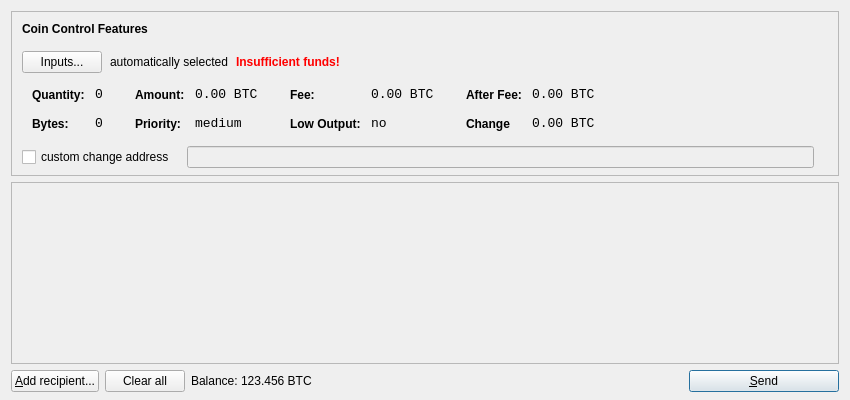
<?xml version="1.0" encoding="UTF-8"?>
<ui version="4.0">
 <class>SendCoinsDialog</class>
 <widget class="QDialog" name="SendCoinsDialog">
  <property name="geometry">
   <rect>
    <x>0</x>
    <y>0</y>
    <width>850</width>
    <height>400</height>
   </rect>
  </property>
  <property name="windowTitle">
   <string>Send Coins</string>
  </property>
  <layout class="QVBoxLayout" name="verticalLayout" stretch="0,1,0">
   <property name="bottomMargin">
    <number>8</number>
   </property>
   <item>
    <widget class="QFrame" name="frameCoinControl">
     <property name="sizePolicy">
      <sizepolicy hsizetype="Expanding" vsizetype="Expanding">
       <horstretch>0</horstretch>
       <verstretch>0</verstretch>
      </sizepolicy>
     </property>
     <property name="maximumSize">
      <size>
       <width>16777215</width>
       <height>16777215</height>
      </size>
     </property>
     <property name="frameShape">
      <enum>QFrame::StyledPanel</enum>
     </property>
     <property name="frameShadow">
      <enum>QFrame::Sunken</enum>
     </property>
     <layout class="QVBoxLayout" name="verticalLayoutCoinControl2">
      <property name="spacing">
       <number>-1</number>
      </property>
      <property name="leftMargin">
       <number>0</number>
      </property>
      <property name="topMargin">
       <number>0</number>
      </property>
      <property name="rightMargin">
       <number>0</number>
      </property>
      <property name="bottomMargin">
       <number>6</number>
      </property>
      <item>
       <layout class="QVBoxLayout" name="verticalLayoutCoinControl" stretch="0,0,0,0,1">
        <property name="spacing">
         <number>0</number>
        </property>
        <property name="leftMargin">
         <number>10</number>
        </property>
        <property name="topMargin">
         <number>10</number>
        </property>
        <item>
         <layout class="QHBoxLayout" name="horizontalLayoutCoinControl1">
          <property name="bottomMargin">
           <number>15</number>
          </property>
          <item>
           <widget class="QLabel" name="labelCoinControlFeatures">
            <property name="sizePolicy">
             <sizepolicy hsizetype="Preferred" vsizetype="Maximum">
              <horstretch>0</horstretch>
              <verstretch>0</verstretch>
             </sizepolicy>
            </property>
            <property name="font">
             <font>
              <weight>75</weight>
              <bold>true</bold>
             </font>
            </property>
            <property name="styleSheet">
             <string notr="true">font-weight:bold;</string>
            </property>
            <property name="text">
             <string>Coin Control Features</string>
            </property>
           </widget>
          </item>
         </layout>
        </item>
        <item>
         <layout class="QHBoxLayout" name="horizontalLayoutCoinControl2" stretch="0,0,0,0">
          <property name="spacing">
           <number>8</number>
          </property>
          <property name="bottomMargin">
           <number>10</number>
          </property>
          <item>
           <widget class="QPushButton" name="pushButtonCoinControl">
            <property name="styleSheet">
             <string notr="true"/>
            </property>
            <property name="text">
             <string>Inputs...</string>
            </property>
           </widget>
          </item>
          <item>
           <widget class="QLabel" name="labelCoinControlAutomaticallySelected">
            <property name="text">
             <string>automatically selected</string>
            </property>
            <property name="margin">
             <number>5</number>
            </property>
           </widget>
          </item>
          <item>
           <widget class="QLabel" name="labelCoinControlInsuffFunds">
            <property name="font">
             <font>
              <weight>75</weight>
              <bold>true</bold>
             </font>
            </property>
            <property name="styleSheet">
             <string notr="true">color:red;font-weight:bold;</string>
            </property>
            <property name="text">
             <string>Insufficient funds!</string>
            </property>
            <property name="margin">
             <number>5</number>
            </property>
           </widget>
          </item>
          <item>
           <spacer name="horizontalSpacerCoinControl">
            <property name="orientation">
             <enum>Qt::Horizontal</enum>
            </property>
            <property name="sizeHint" stdset="0">
             <size>
              <width>40</width>
              <height>1</height>
             </size>
            </property>
           </spacer>
          </item>
         </layout>
        </item>
        <item>
         <widget class="QWidget" name="widgetCoinControl" native="true">
          <property name="sizePolicy">
           <sizepolicy hsizetype="Preferred" vsizetype="Preferred">
            <horstretch>0</horstretch>
            <verstretch>0</verstretch>
           </sizepolicy>
          </property>
          <property name="minimumSize">
           <size>
            <width>0</width>
            <height>0</height>
           </size>
          </property>
          <property name="styleSheet">
           <string notr="true"/>
          </property>
          <layout class="QHBoxLayout" name="horizontalLayoutCoinControl5">
           <property name="margin">
            <number>0</number>
           </property>
           <item>
            <layout class="QHBoxLayout" name="horizontalLayoutCoinControl3" stretch="0,0,0,1">
             <property name="spacing">
              <number>20</number>
             </property>
             <property name="topMargin">
              <number>0</number>
             </property>
             <property name="bottomMargin">
              <number>10</number>
             </property>
             <item>
              <layout class="QFormLayout" name="formLayoutCoinControl1">
               <property name="horizontalSpacing">
                <number>10</number>
               </property>
               <property name="verticalSpacing">
                <number>14</number>
               </property>
               <property name="leftMargin">
                <number>10</number>
               </property>
               <property name="topMargin">
                <number>4</number>
               </property>
               <property name="rightMargin">
                <number>6</number>
               </property>
               <item row="0" column="0">
                <widget class="QLabel" name="labelCoinControlQuantityText">
                 <property name="styleSheet">
                  <string notr="true">font-weight:bold;</string>
                 </property>
                 <property name="text">
                  <string>Quantity:</string>
                 </property>
                 <property name="margin">
                  <number>0</number>
                 </property>
                </widget>
               </item>
               <item row="0" column="1">
                <widget class="QLabel" name="labelCoinControlQuantity">
                 <property name="font">
                  <font>
                   <family>Monospace</family>
                   <pointsize>10</pointsize>
                  </font>
                 </property>
                 <property name="cursor">
                  <cursorShape>IBeamCursor</cursorShape>
                 </property>
                 <property name="contextMenuPolicy">
                  <enum>Qt::ActionsContextMenu</enum>
                 </property>
                 <property name="text">
                  <string>0</string>
                 </property>
                 <property name="margin">
                  <number>0</number>
                 </property>
                 <property name="textInteractionFlags">
                  <set>Qt::LinksAccessibleByMouse|Qt::TextSelectableByKeyboard|Qt::TextSelectableByMouse</set>
                 </property>
                </widget>
               </item>
               <item row="1" column="0">
                <widget class="QLabel" name="labelCoinControlBytesText">
                 <property name="styleSheet">
                  <string notr="true">font-weight:bold;</string>
                 </property>
                 <property name="text">
                  <string>Bytes:</string>
                 </property>
                </widget>
               </item>
               <item row="1" column="1">
                <widget class="QLabel" name="labelCoinControlBytes">
                 <property name="font">
                  <font>
                   <family>Monospace</family>
                   <pointsize>10</pointsize>
                  </font>
                 </property>
                 <property name="cursor">
                  <cursorShape>IBeamCursor</cursorShape>
                 </property>
                 <property name="contextMenuPolicy">
                  <enum>Qt::ActionsContextMenu</enum>
                 </property>
                 <property name="text">
                  <string>0</string>
                 </property>
                 <property name="textInteractionFlags">
                  <set>Qt::LinksAccessibleByMouse|Qt::TextSelectableByKeyboard|Qt::TextSelectableByMouse</set>
                 </property>
                </widget>
               </item>
              </layout>
             </item>
             <item>
              <layout class="QFormLayout" name="formLayoutCoinControl2">
               <property name="horizontalSpacing">
                <number>10</number>
               </property>
               <property name="verticalSpacing">
                <number>14</number>
               </property>
               <property name="leftMargin">
                <number>6</number>
               </property>
               <property name="topMargin">
                <number>4</number>
               </property>
               <property name="rightMargin">
                <number>6</number>
               </property>
               <item row="0" column="0">
                <widget class="QLabel" name="labelCoinControlAmountText">
                 <property name="styleSheet">
                  <string notr="true">font-weight:bold;</string>
                 </property>
                 <property name="text">
                  <string>Amount:</string>
                 </property>
                 <property name="margin">
                  <number>0</number>
                 </property>
                </widget>
               </item>
               <item row="0" column="1">
                <widget class="QLabel" name="labelCoinControlAmount">
                 <property name="font">
                  <font>
                   <family>Monospace</family>
                   <pointsize>10</pointsize>
                  </font>
                 </property>
                 <property name="cursor">
                  <cursorShape>IBeamCursor</cursorShape>
                 </property>
                 <property name="contextMenuPolicy">
                  <enum>Qt::ActionsContextMenu</enum>
                 </property>
                 <property name="text">
                  <string>0.00 BTC</string>
                 </property>
                 <property name="textInteractionFlags">
                  <set>Qt::LinksAccessibleByMouse|Qt::TextSelectableByKeyboard|Qt::TextSelectableByMouse</set>
                 </property>
                </widget>
               </item>
               <item row="1" column="0">
                <widget class="QLabel" name="labelCoinControlPriorityText">
                 <property name="styleSheet">
                  <string notr="true">font-weight:bold;</string>
                 </property>
                 <property name="text">
                  <string>Priority:</string>
                 </property>
                </widget>
               </item>
               <item row="1" column="1">
                <widget class="QLabel" name="labelCoinControlPriority">
                 <property name="font">
                  <font>
                   <family>Monospace</family>
                   <pointsize>10</pointsize>
                  </font>
                 </property>
                 <property name="cursor">
                  <cursorShape>IBeamCursor</cursorShape>
                 </property>
                 <property name="contextMenuPolicy">
                  <enum>Qt::ActionsContextMenu</enum>
                 </property>
                 <property name="text">
                  <string>medium</string>
                 </property>
                 <property name="textInteractionFlags">
                  <set>Qt::LinksAccessibleByMouse|Qt::TextSelectableByKeyboard|Qt::TextSelectableByMouse</set>
                 </property>
                </widget>
               </item>
              </layout>
             </item>
             <item>
              <layout class="QFormLayout" name="formLayoutCoinControl3">
               <property name="horizontalSpacing">
                <number>10</number>
               </property>
               <property name="verticalSpacing">
                <number>14</number>
               </property>
               <property name="leftMargin">
                <number>6</number>
               </property>
               <property name="topMargin">
                <number>4</number>
               </property>
               <property name="rightMargin">
                <number>6</number>
               </property>
               <item row="0" column="0">
                <widget class="QLabel" name="labelCoinControlFeeText">
                 <property name="styleSheet">
                  <string notr="true">font-weight:bold;</string>
                 </property>
                 <property name="text">
                  <string>Fee:</string>
                 </property>
                 <property name="margin">
                  <number>0</number>
                 </property>
                </widget>
               </item>
               <item row="0" column="1">
                <widget class="QLabel" name="labelCoinControlFee">
                 <property name="font">
                  <font>
                   <family>Monospace</family>
                   <pointsize>10</pointsize>
                  </font>
                 </property>
                 <property name="cursor">
                  <cursorShape>IBeamCursor</cursorShape>
                 </property>
                 <property name="contextMenuPolicy">
                  <enum>Qt::ActionsContextMenu</enum>
                 </property>
                 <property name="text">
                  <string>0.00 BTC</string>
                 </property>
                 <property name="textInteractionFlags">
                  <set>Qt::LinksAccessibleByMouse|Qt::TextSelectableByKeyboard|Qt::TextSelectableByMouse</set>
                 </property>
                </widget>
               </item>
               <item row="1" column="0">
                <widget class="QLabel" name="labelCoinControlLowOutputText">
                 <property name="styleSheet">
                  <string notr="true">font-weight:bold;</string>
                 </property>
                 <property name="text">
                  <string>Low Output:</string>
                 </property>
                </widget>
               </item>
               <item row="1" column="1">
                <widget class="QLabel" name="labelCoinControlLowOutput">
                 <property name="font">
                  <font>
                   <family>Monospace</family>
                   <pointsize>10</pointsize>
                  </font>
                 </property>
                 <property name="cursor">
                  <cursorShape>IBeamCursor</cursorShape>
                 </property>
                 <property name="contextMenuPolicy">
                  <enum>Qt::ActionsContextMenu</enum>
                 </property>
                 <property name="text">
                  <string>no</string>
                 </property>
                 <property name="textInteractionFlags">
                  <set>Qt::LinksAccessibleByMouse|Qt::TextSelectableByKeyboard|Qt::TextSelectableByMouse</set>
                 </property>
                </widget>
               </item>
              </layout>
             </item>
             <item>
              <layout class="QFormLayout" name="formLayoutCoinControl4">
               <property name="horizontalSpacing">
                <number>10</number>
               </property>
               <property name="verticalSpacing">
                <number>14</number>
               </property>
               <property name="leftMargin">
                <number>6</number>
               </property>
               <property name="topMargin">
                <number>4</number>
               </property>
               <property name="rightMargin">
                <number>6</number>
               </property>
               <item row="0" column="0">
                <widget class="QLabel" name="labelCoinControlAfterFeeText">
                 <property name="styleSheet">
                  <string notr="true">font-weight:bold;</string>
                 </property>
                 <property name="text">
                  <string>After Fee:</string>
                 </property>
                 <property name="margin">
                  <number>0</number>
                 </property>
                </widget>
               </item>
               <item row="0" column="1">
                <widget class="QLabel" name="labelCoinControlAfterFee">
                 <property name="font">
                  <font>
                   <family>Monospace</family>
                   <pointsize>10</pointsize>
                  </font>
                 </property>
                 <property name="cursor">
                  <cursorShape>IBeamCursor</cursorShape>
                 </property>
                 <property name="contextMenuPolicy">
                  <enum>Qt::ActionsContextMenu</enum>
                 </property>
                 <property name="text">
                  <string>0.00 BTC</string>
                 </property>
                 <property name="textInteractionFlags">
                  <set>Qt::LinksAccessibleByMouse|Qt::TextSelectableByKeyboard|Qt::TextSelectableByMouse</set>
                 </property>
                </widget>
               </item>
               <item row="1" column="0">
                <widget class="QLabel" name="labelCoinControlChangeText">
                 <property name="styleSheet">
                  <string notr="true">font-weight:bold;</string>
                 </property>
                 <property name="text">
                  <string>Change</string>
                 </property>
                </widget>
               </item>
               <item row="1" column="1">
                <widget class="QLabel" name="labelCoinControlChange">
                 <property name="font">
                  <font>
                   <family>Monospace</family>
                   <pointsize>10</pointsize>
                  </font>
                 </property>
                 <property name="cursor">
                  <cursorShape>IBeamCursor</cursorShape>
                 </property>
                 <property name="contextMenuPolicy">
                  <enum>Qt::ActionsContextMenu</enum>
                 </property>
                 <property name="text">
                  <string>0.00 BTC</string>
                 </property>
                 <property name="textInteractionFlags">
                  <set>Qt::LinksAccessibleByMouse|Qt::TextSelectableByKeyboard|Qt::TextSelectableByMouse</set>
                 </property>
                </widget>
               </item>
              </layout>
             </item>
            </layout>
           </item>
          </layout>
         </widget>
        </item>
        <item>
         <layout class="QHBoxLayout" name="horizontalLayoutCoinControl4" stretch="0,0,0">
          <property name="spacing">
           <number>12</number>
          </property>
          <property name="sizeConstraint">
           <enum>QLayout::SetDefaultConstraint</enum>
          </property>
          <property name="topMargin">
           <number>5</number>
          </property>
          <property name="rightMargin">
           <number>5</number>
          </property>
          <item>
           <widget class="QCheckBox" name="checkBoxCoinControlChange">
            <property name="text">
             <string>custom change address</string>
            </property>
           </widget>
          </item>
          <item>
           <widget class="QLineEdit" name="lineEditCoinControlChange">
            <property name="enabled">
             <bool>false</bool>
            </property>
            <property name="sizePolicy">
             <sizepolicy hsizetype="Expanding" vsizetype="Fixed">
              <horstretch>0</horstretch>
              <verstretch>0</verstretch>
             </sizepolicy>
            </property>
           </widget>
          </item>
          <item>
           <widget class="QLabel" name="labelCoinControlChangeLabel">
            <property name="sizePolicy">
             <sizepolicy hsizetype="Preferred" vsizetype="Expanding">
              <horstretch>0</horstretch>
              <verstretch>0</verstretch>
             </sizepolicy>
            </property>
            <property name="minimumSize">
             <size>
              <width>0</width>
              <height>0</height>
             </size>
            </property>
            <property name="text">
             <string/>
            </property>
            <property name="margin">
             <number>3</number>
            </property>
           </widget>
          </item>
         </layout>
        </item>
        <item>
         <spacer name="verticalSpacerCoinControl">
          <property name="orientation">
           <enum>Qt::Vertical</enum>
          </property>
          <property name="sizeHint" stdset="0">
           <size>
            <width>800</width>
            <height>1</height>
           </size>
          </property>
         </spacer>
        </item>
       </layout>
      </item>
     </layout>
    </widget>
   </item> 
   <item>
    <widget class="QScrollArea" name="scrollArea">
     <property name="widgetResizable">
      <bool>true</bool>
     </property>
     <widget class="QWidget" name="scrollAreaWidgetContents">
      <property name="geometry">
       <rect>
        <x>0</x>
        <y>0</y>
        <width>830</width>
        <height>165</height>
       </rect>
      </property>
      <layout class="QVBoxLayout" name="verticalLayout_2">
       <property name="margin">
        <number>0</number>
       </property>
       <item>
        <layout class="QVBoxLayout" name="entries">
         <property name="spacing">
          <number>6</number>
         </property>
        </layout>
       </item>
       <item>
        <spacer name="verticalSpacer">
         <property name="orientation">
          <enum>Qt::Vertical</enum>
         </property>
         <property name="sizeHint" stdset="0">
          <size>
           <width>20</width>
           <height>40</height>
          </size>
         </property>
        </spacer>
       </item>
      </layout>
     </widget>
    </widget>
   </item>
   <item>
    <layout class="QHBoxLayout" name="horizontalLayout">
     <item>
      <widget class="QPushButton" name="addButton">
       <property name="toolTip">
        <string>Send to multiple recipients at once</string>
       </property>
       <property name="text">
        <string>&amp;Add recipient...</string>
       </property>
       <property name="icon">
        <iconset resource="../sector.qrc">
         <normaloff>:/icons/add</normaloff>:/icons/add</iconset>
       </property>
      </widget>
     </item>
     <item>
      <widget class="QPushButton" name="clearButton">
       <property name="sizePolicy">
        <sizepolicy hsizetype="Minimum" vsizetype="Fixed">
         <horstretch>0</horstretch>
         <verstretch>0</verstretch>
        </sizepolicy>
       </property>
       <property name="toolTip">
        <string>Remove all transaction fields</string>
       </property>
       <property name="text">
        <string>Clear all</string>
       </property>
       <property name="icon">
        <iconset resource="../sector.qrc">
         <normaloff>:/icons/remove</normaloff>:/icons/remove</iconset>
       </property>
       <property name="autoRepeatDelay">
        <number>300</number>
       </property>
      </widget>
     </item>
     <item>
      <layout class="QHBoxLayout" name="horizontalLayout_2">
       <property name="spacing">
        <number>3</number>
       </property>
       <item>
        <widget class="QLabel" name="label">
         <property name="text">
          <string>Balance:</string>
         </property>
        </widget>
       </item>
       <item>
        <widget class="QLabel" name="labelBalance">
         <property name="text">
          <string>123.456 BTC</string>
         </property>
         <property name="textInteractionFlags">
          <set>Qt::LinksAccessibleByMouse|Qt::TextSelectableByKeyboard|Qt::TextSelectableByMouse</set>
         </property>
        </widget>
       </item>
      </layout>
     </item>
     <item>
      <spacer name="horizontalSpacer">
       <property name="orientation">
        <enum>Qt::Horizontal</enum>
       </property>
       <property name="sizeHint" stdset="0">
        <size>
         <width>40</width>
         <height>20</height>
        </size>
       </property>
      </spacer>
     </item>
     <item>
      <widget class="QPushButton" name="sendButton">
       <property name="minimumSize">
        <size>
         <width>150</width>
         <height>0</height>
        </size>
       </property>
       <property name="toolTip">
        <string>Confirm the send action</string>
       </property>
       <property name="text">
        <string>&amp;Send</string>
       </property>
       <property name="icon">
        <iconset resource="../sector.qrc">
         <normaloff>:/icons/send</normaloff>:/icons/send</iconset>
       </property>
       <property name="default">
        <bool>true</bool>
       </property>
      </widget>
     </item>
    </layout>
   </item>
  </layout>
 </widget>
 <resources>
  <include location="../sector.qrc"/>
 </resources>
 <connections/>
</ui>
